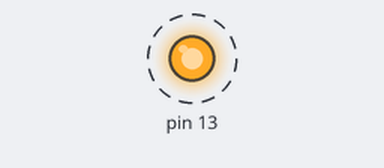
A sketch run on a simulated Arduino Uno, built with avr-gcc and run on an emulated ATmega328P. On the bench: output pins drawn as LEDs (lit = HIGH). Dashed ring = blinking.

Above: at 5.2 s.
Timing chart, 0 to 8.0 s (numbered marks = the images above):
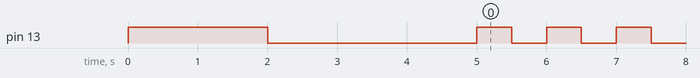

The sketch:

02_first_arduino_sketch.ino
```cpp
// section 1: initialization of global constructs

void setup() {
  // section 2 : some other types of initializations(things that runs once)
  // we need to set the pinMode of a digital component, before we can use it
  // formula pinMode(pinNumber, signalType); i.e OUTPUT OR INPUT
  pinMode(13, OUTPUT);
  // WE USE digitalWrite to control it
  digitalWrite(13, HIGH); //lawalHamzat camelCase
  delay(2000);// the default unit of delay is milliseconds
  digitalWrite(13, LOW);
  delay(3000);
}

void loop() {
  // section 3: your main app(i.e things you want to run CONTINUOUSLY)
  digitalWrite(13, HIGH);//TURN ON THE LED
  delay(500);//wait 0.5 seconds for us to see it on
  digitalWrite(13, LOW); // turn it off
  delay(500);
}
```

Measured:
- by itself, pin 13: repeats every 1.0 s: HIGH 0.50 s, LOW 0.50 s
